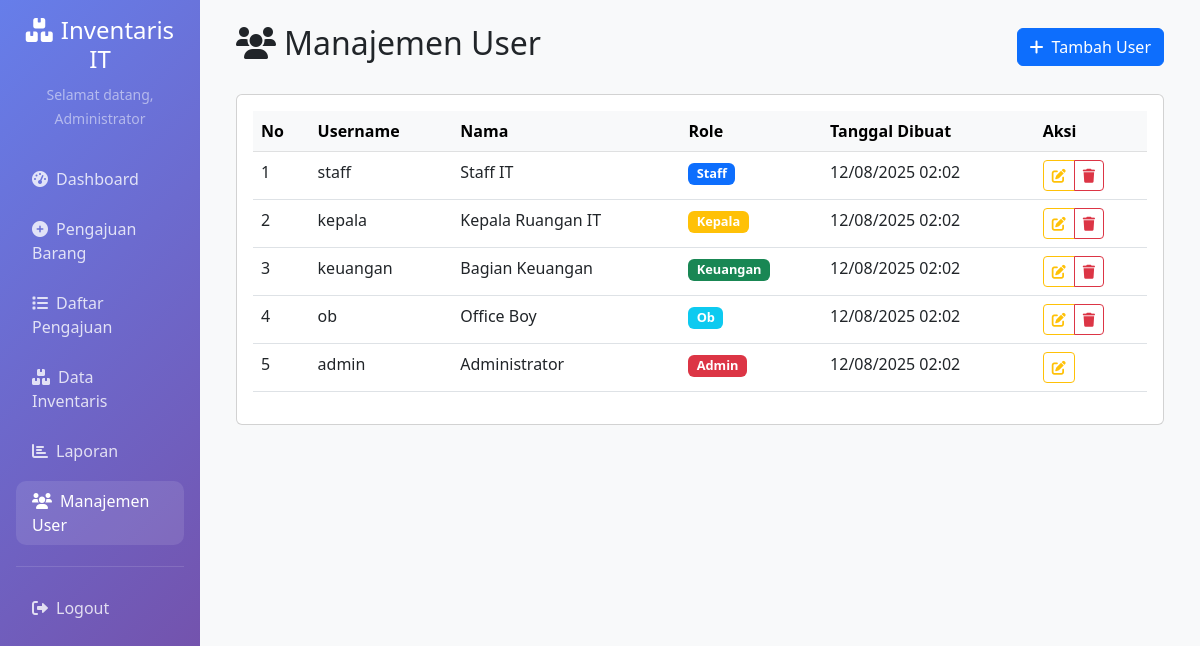
Page /users.php (signed in) on the earlier database version.
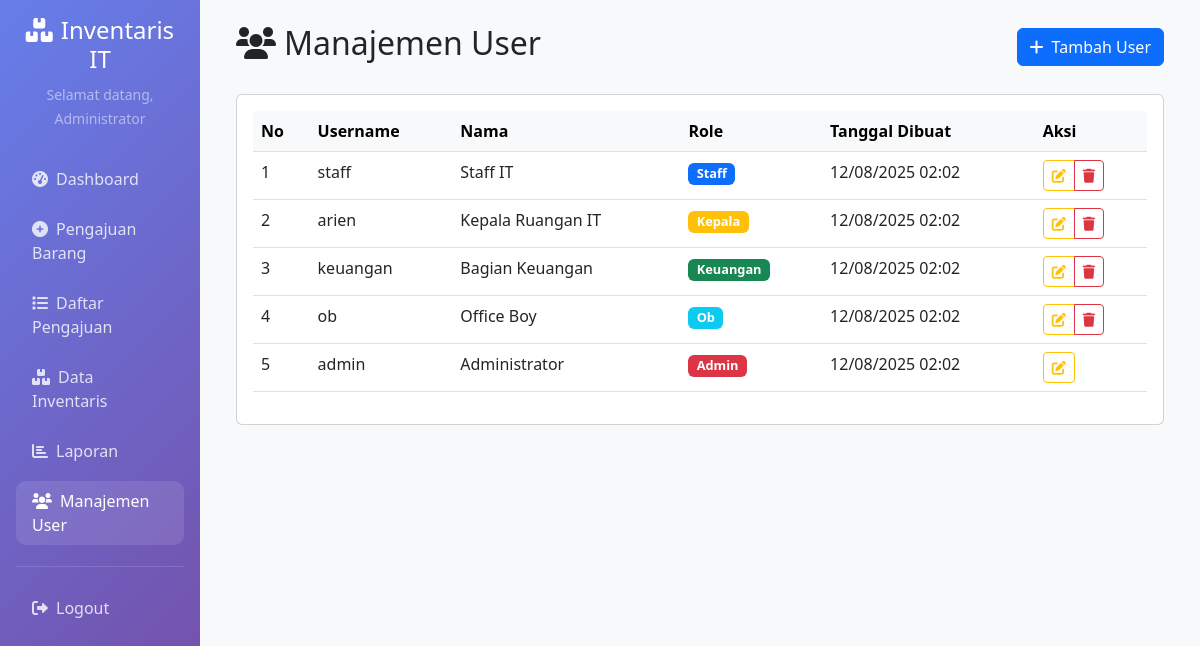
Same page on the later database version.
### tables this page shows
CREATE TABLE `users` (
  `id` int(11) NOT NULL,
  `username` varchar(50) NOT NULL,
  `password` varchar(255) NOT NULL,
  `nama` varchar(100) NOT NULL,
  `role` enum('staff','kepala','keuangan','ob','admin') NOT NULL,
  `created_at` timestamp NOT NULL DEFAULT current_timestamp()
);

### users.php (the view, shortened to what the changed rows need)
<?php
require_once 'config/database.php';
$sql = "SELECT * FROM users ORDER BY created_at DESC";
$result = $conn->query($sql);
?>
<!DOCTYPE html>
<html lang="id">
<head>
    <link href="https://cdn.jsdelivr.net/npm/bootstrap@5.3.0/dist/css/bootstrap.min.css" rel="stylesheet">
    <link href="https://cdnjs.cloudflare.com/ajax/libs/font-awesome/6.0.0/css/all.min.css" rel="stylesheet">
</head>
<body>
    <div class="container-fluid">
        <div class="row">
            <div class="col-md-9 col-lg-10 main-content">
                <div class="p-4">
                    <div class="d-flex justify-content-between align-items-center mb-4">
                        <h2><i class="fas fa-users me-2"></i>Manajemen User</h2>
                    </div>
                    <div class="card">
                        <div class="card-body">
                            <?php if ($result->num_rows > 0): ?>
                                <div class="table-responsive">
                                    <table class="table table-hover">
                                        <thead class="table-light">
                                            <tr>
                                                <th>No</th>
                                                <th>Username</th>
                                                <th>Nama</th>
                                                <th>Role</th>
                                                <th>Tanggal Dibuat</th>
                                                <th>Aksi</th>
                                            </tr>
                                        </thead>
                                        <tbody>
                                            <?php
                                            $no = 1;
                                            while ($row = $result->fetch_assoc()):
                                            ?>
                                            <tr>
                                                <td><?php echo $no++; ?></td>
                                                <td><?php echo htmlspecialchars($row['username']); ?></td>
                                                <td><?php echo htmlspecialchars($row['nama']); ?></td>
                                                <td>
                                                    <?php
                                                    $role_class = '';
                                                    switch ($row['role']) {
                                                        case 'admin':
                                                            $role_class = 'bg-danger';
                                                            break;
                                                        case 'kepala':
                                                            $role_class = 'bg-warning';
                                                            break;
                                                        case 'keuangan':
                                                            $role_class = 'bg-success';
                                                            break;
                                                        case 'staff':
                                                            $role_class = 'bg-primary';
                                                            break;
                                                        case 'ob':
                                                            $role_class = 'bg-info';
                                                            break;
                                                    }
                                                    ?>
                                                    <span class="badge <?php echo $role_class; ?> role-badge"><?php echo ucfirst($row['role']); ?></span>
                                                </td>
                                                <td><?php echo date('d/m/Y H:i', strtotime($row['created_at'])); ?></td>
                                                <td>
                                                    <div class="btn-group" role="group">
                                                        <button type="button" class="btn btn-sm btn-outline-warning"
                                                                data-bs-toggle="modal"
                                                                data-bs-target="#editUserModal<?php echo $row['id']; ?>">
                                                            <i class="fas fa-edit"></i>
                                                        </button>
                                                        <?php if ($row['id'] != $_SESSION['user_id']): ?>
                                                        <button type="button" class="btn btn-sm btn-outline-danger"
                                                                data-bs-toggle="modal"
                                                                data-bs-target="#hapusUserModal<?php echo $row['id']; ?>">
                                                            <i class="fas fa-trash"></i>
                                                        </button>
                                                        <?php endif; ?>
                                                    </div>
                                                </td>
                                            </tr>
                                            <?php endwhile; ?>
                                        </tbody>
                                    </table>
                                </div>
                            <?php endif; ?>
                        </div>
                    </div>
                </div>
            </div>
        </div>
    </div>
</body>
</html>

Differences in the rows shown:
changed users "Kepala Ruangan IT": username "kepala" → "arien"
